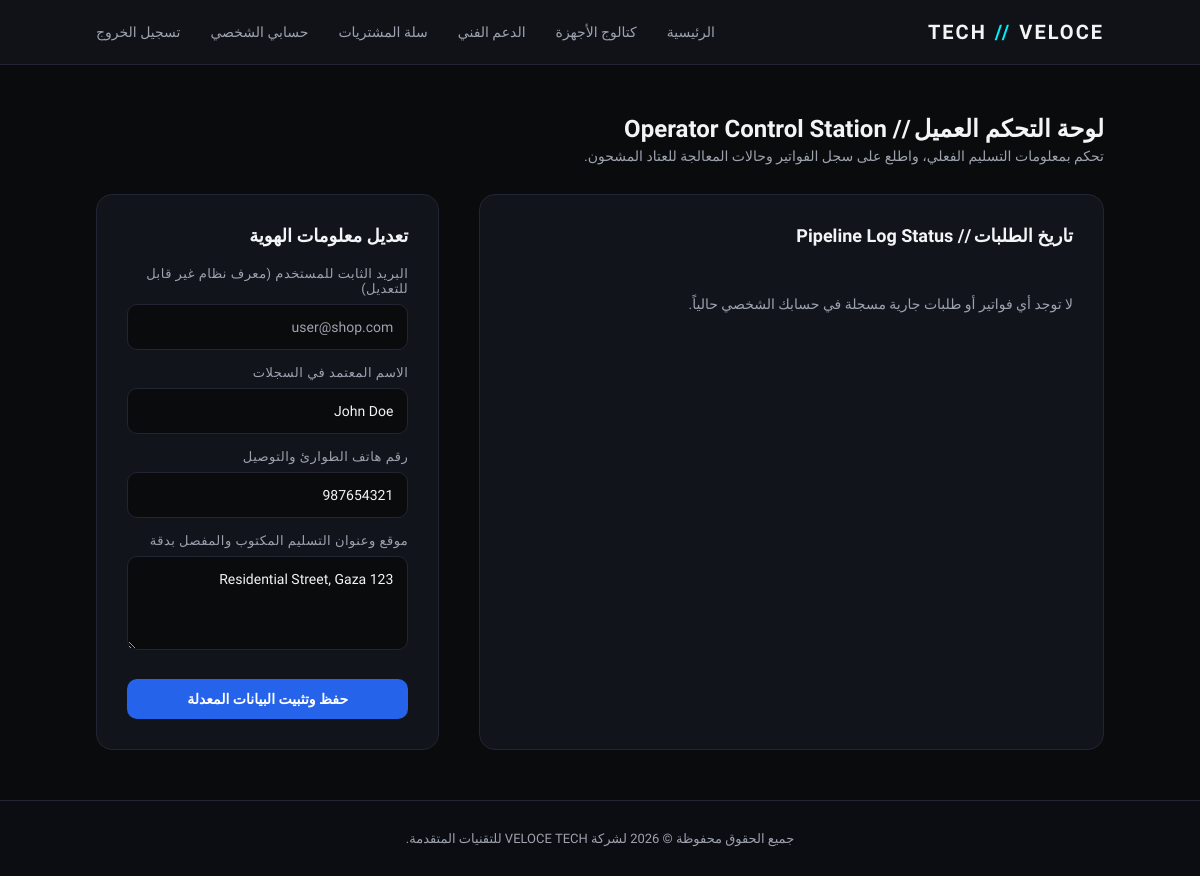
The app's page /profile.php (signed in) with its own data.
### tables this page shows
CREATE TABLE `users` (
  `user_id` int(11) NOT NULL,
  `full_name` varchar(100) NOT NULL,
  `email` varchar(100) NOT NULL,
  `password` varchar(255) NOT NULL,
  `phone` varchar(20) DEFAULT NULL,
  `address` text DEFAULT NULL,
  `role` enum('customer','admin') DEFAULT 'customer',
  `created_at` timestamp NOT NULL DEFAULT current_timestamp()
);

### profile.php (the view, shortened to what this page needs)
<?php
require_once 'config.php';
$user_id = $_SESSION['user_id'];
$user_stmt = $pdo->prepare("SELECT * FROM users WHERE user_id = ?");
$user_stmt->execute([$user_id]);
$profile = $user_stmt->fetch();
?>
<h2 style="font-size:24px; font-weight:700; margin-bottom:5px; text-align: right;">لوحة التحكم العميل // Operator Control Station</h2>
<p style="color:var(--text-secondary); font-size:14px; margin-bottom:30px; text-align: right;">تحكم بمعلومات التسليم الفعلي، واطلع على سجل الفواتير وحالات المعالجة للعتاد المشحون.</p>
<div style="display:flex; flex-wrap:wrap; gap:40px; margin-top:20px; flex-direction: row-reverse;">
    <div style="flex:1; min-width:320px; background:var(--bg-card); padding:30px; border-radius:16px; border:1px solid var(--border-color); height:fit-content; text-align: right;">
        <h3 style="color:var(--text-primary); font-size:18px; margin-bottom:20px; font-weight:600;">تعديل معلومات الهوية</h3>
        <form method="POST" action="profile.php">
            <div style="margin-bottom:15px;">
                <label>البريد الثابت للمستخدم (معرف نظام غير قابل للتعديل)</label>
                <input type="text" class="form-control" value="<?php echo sanitize($profile['email']); ?>" disabled style="background:#0a0b0d; color:var(--text-secondary); cursor:not-allowed; direction:ltr;">
            </div>
            <div style="margin-bottom:15px;">
                <label for="full_name">الاسم المعتمد في السجلات</label>
                <input type="text" name="full_name" id="full_name" class="form-control" value="<?php echo sanitize($profile['full_name']); ?>" required style="background:var(--bg-main);">
            </div>
            <div style="margin-bottom:15px;">
                <label for="phone">رقم هاتف الطوارئ والتوصيل</label>
                <input type="text" name="phone" id="phone" class="form-control" value="<?php echo sanitize($profile['phone']); ?>" style="background:var(--bg-main); direction:ltr;">
            </div>
            <div style="margin-bottom:25px;">
                <label for="address">موقع وعنوان التسليم المكتوب والمفصل بدقة</label>
                <textarea name="address" id="address" rows="4" class="form-control" required style="background:var(--bg-main);"><?php echo sanitize($profile['address']); ?></textarea>
            </div>
            <button type="submit" name="action_update_profile" class="btn btn-accent" style="width:100%; border-radius:10px;">حفظ وتثبيت البيانات المعدلة</button>
        </form>
    </div>
    <div style="flex:2; min-width:320px; background:var(--bg-card); padding:30px; border-radius:16px; border:1px solid var(--border-color); text-align: right;">
        <h3 style="color:var(--text-primary); font-size:18px; margin-bottom:20px; font-weight:600;">تاريخ الطلبات // Pipeline Log Status</h3>
        <?php
        $orders_stmt = $pdo->prepare("SELECT * FROM orders WHERE user_id = ? ORDER BY order_id DESC");
        $orders_stmt->execute([$user_id]);
        $orders = $orders_stmt->fetchAll();
        if (count($orders) > 0):
        ?>
            <table>
                <thead>
                    <tr>
                        <th>رقم الفاتورة</th>
                        <th>تاريخ الحجز</th>
                        <th>القيمة المالية الكلية</th>
                        <th>مرحلة معالجة الشحنة</th>
                    </tr>
                </thead>
                <tbody>
                    <?php foreach($orders as $o): ?>
                        <tr>
                            <td><strong>#<?php echo $o['order_id']; ?></strong></td>
                            <td style="font-size:13px; color:var(--text-secondary); direction:ltr; text-align:right;"><?php echo $o['order_date']; ?></td>
                            <td style="color:var(--accent-cyan); font-weight:700;">$<?php echo number_format($o['total_amount'],2); ?></td>
                            <td>
                                <span class="badge" style="background: <?php
                                    echo $o['status'] === 'delivered' ? 'rgba(16,185,129,0.1)' : ($o['status'] === 'cancelled' ? 'rgba(239,68,68,0.1)' : 'rgba(37,99,235,0.1)');
                                ?>; color: <?php
                                    echo $o['status'] === 'delivered' ? 'var(--success)' : ($o['status'] === 'cancelled' ? 'var(--danger)' : '#3b82f6');
                                ?>;">
                                    <?php echo strtoupper($o['status']); ?>
                                </span>
                            </td>
                        </tr>
                    <?php endforeach; ?>
                </tbody>
            </table>
        <?php else: ?>
            <p style="color:var(--text-secondary); padding:30px 0; font-size:14px;">لا توجد أي فواتير أو طلبات جارية مسجلة في حسابك الشخصي حالياً.</p>
        <?php endif; ?>
    </div>
</div>

### config.php (style rules this page uses)
:root { --bg-main: #0a0b0d; --bg-card: #12141c; --text-primary: #f3f4f6; --text-secondary: #9ca3af; --accent-cyan: #00f0ff; --accent-blue: #2563eb; --border-color: #222533; --danger: #ef4444; --success: #10b981; }
* { box-sizing: border-box; margin: 0; padding: 0; font-family: 'Tajawal', 'Plus Jakarta Sans', sans-serif; }
body { background: var(--bg-main); color: var(--text-primary); min-height: 100vh; display: flex; flex-direction: column; -webkit-font-smoothing: antialiased; }
.btn { background: var(--text-primary); color: var(--bg-main); padding: 12px 24px; border: none; border-radius: 10px; text-decoration: none; cursor: pointer; display: inline-block; font-size: 14px; font-weight: 600; transition: background 0.2s, transform 0.1s, box-shadow 0.2s; text-align: center; }
.btn-accent { background: var(--accent-blue); color: white; }
.form-control { width: 100%; padding: 14px; margin-top: 8px; background: #181a26; border: 1px solid var(--border-color); border-radius: 10px; color: var(--text-primary); font-size: 14px; outline: none; transition: border-color 0.2s; text-align: right; }
label { font-size: 13px; font-weight: 500; color: var(--text-secondary); letter-spacing: 0.5px; display: block; text-align: right; }

### records on screen
users: email "user@shop.com", full_name "John Doe", phone "987654321", address "123 Residential Street, Gaza"
